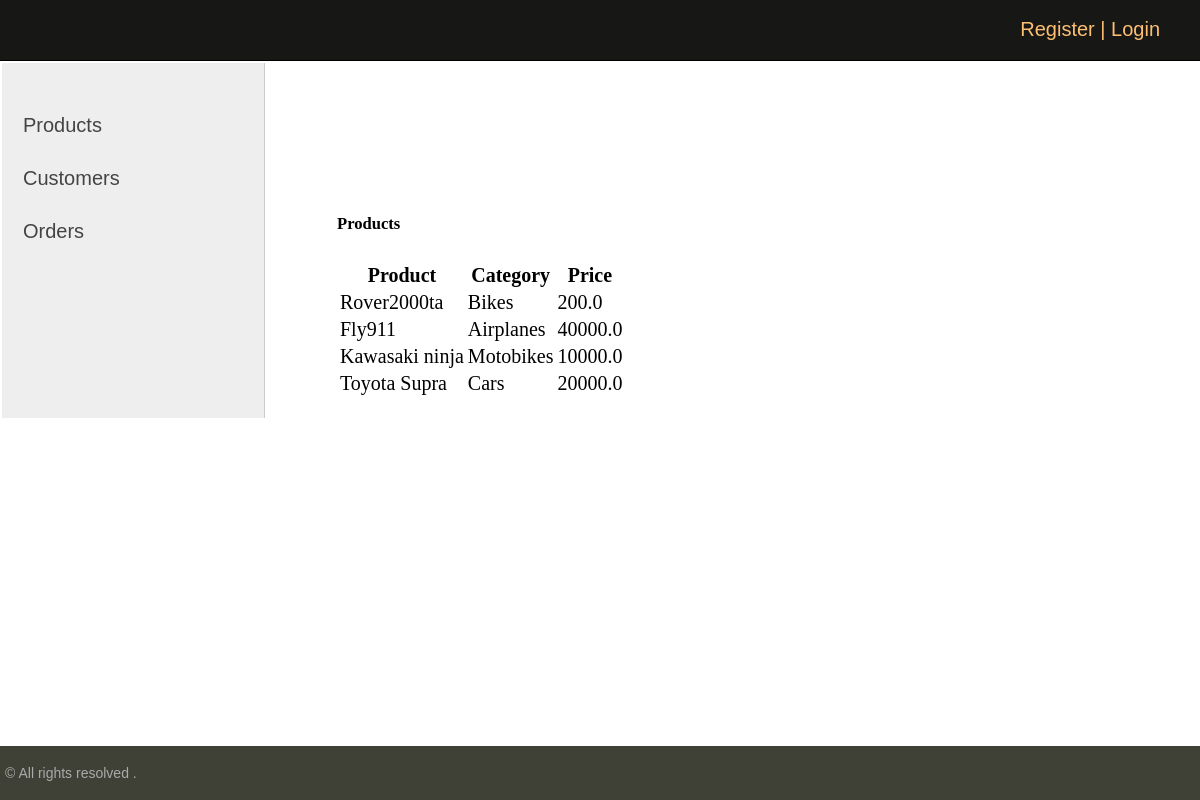
The app's page /crm/products/ with its own data.
### crm/models.py (models this page shows, shortened)
class Product(models.Model):
    category = models.ForeignKey(
        Category,
        on_delete=models.SET_NULL,
        null=True
    )
    name = models.CharField(max_length=200, null=True)
    price = models.FloatField(null=True)
    description = models.CharField(max_length=200, null=True, blank=True)
    date_created = models.DateTimeField(auto_now_add=True, null=True)

class Category(models.Model):
    name = models.CharField(max_length=256)
    active = models.BooleanField(default=True)
    def __str__(self):
        return f'{self.name}'

### crm/views.py (the view)
# urls.py: path('products/', ShowProducts.as_view(), name='show-products'),
class ShowProducts(DataMixin, ListView):
    model = Product
    template_name = 'crm/products_list.html'
    context_object_name = 'products'
    def get_queryset(self):
        return Product.objects.all().order_by('-date_created')
    def get_context_data(self, *, object_list=None, **kwargs):
        context = super().get_context_data(**kwargs)
        c_def = self.get_user_context(title='products')
        return dict(list(context.items()) + list(c_def.items()))

### crm/utils.py (called while the page is built)
    def get_user_context(self, **kwargs):
        context = kwargs
        user_menu = menu.copy()
        if not self.request.user.is_authenticated:
            user_menu.pop(1)
        context['menu'] = user_menu
        return context

### crm/templates/crm/products_list.html
{%  extends 'crm/base.html' %}
{% block content %}
		<br>
		<div class="row">
			<div class="col-md">
				<div class="card card-body">
					<h5>Products</h5>
				</div>
				<div class="card card-body">
					<table class="table">
						<tr>
							<th>Product</th>
							<th>Category</th>
							<th>Price</th>
						</tr>
                        {% for item in products %}
                            <tr>
                                <td>{{item.name}}</td>
								<td>{{item.category}}</td>
								<td>{{item.price}}</td>
                            </tr>
                        {% endfor %}
					</table>
				</div>
			</div>
		</div>
{% endblock content %}

### crm/static/crm/css/styles.css (style rules this page uses)
html, body { font-family: 'Arial'; margin: 0; padding: 0px; height: 100%; width: 100%; color: rgb(215, 212, 212); }
.table-page tr { height: 100%; }

### records on screen
Product: name "Rover2000ta", category "Bikes", price "200.0"
Product: name "Fly911", category "Airplanes", price "40000.0"
Product: name "Kawasaki ninja", category "Motobikes", price "10000.0"
Product: name "Toyota Supra", category "Cars", price "20000.0"
